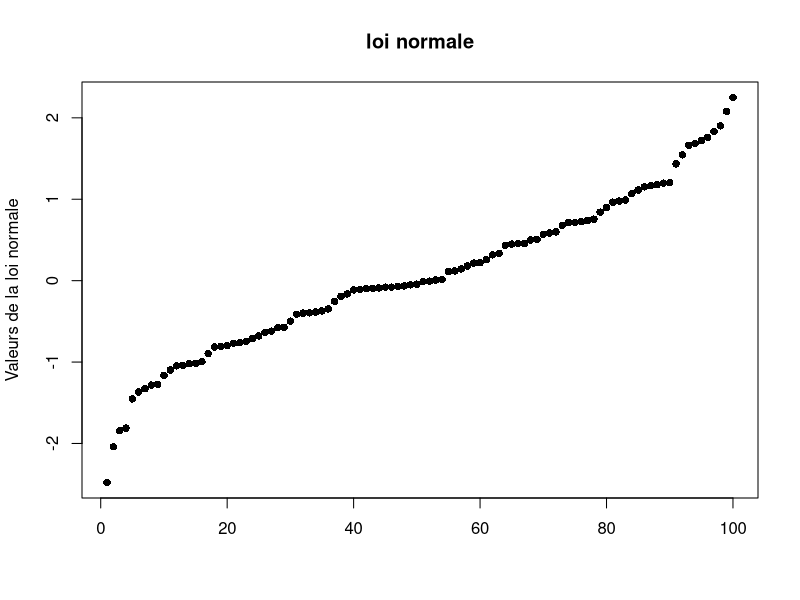

Here is the R script that generated this plot:
## ---- chunk 1
knitr::opts_chunk$set(echo = TRUE)
## ---- chunk 2
library(palmerpenguins)
## ---- chunk 3
plot(x = 1:100, y = sort(rnorm(100, 0, 1)), pch = 16, main = "loi normale", ylab = "Valeurs de la loi normale", xlab = "")
